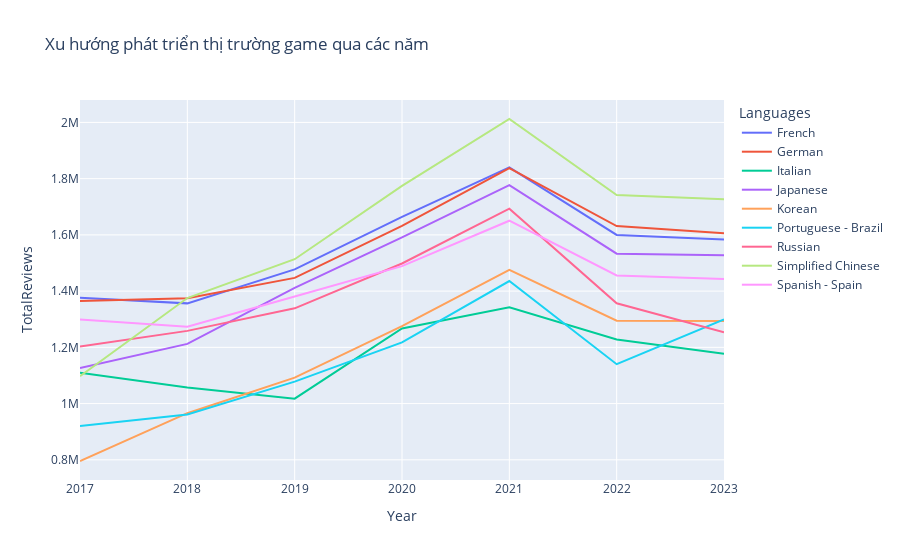

Here is the notebook cell this chart was saved with:
### Markdown cell above
Vẽ biểu đồ thể hiện xu hướng và kết luận

### Code cell
# Pivot the DataFrame to have years as columns, languages as index, and number of games as values
pivot_df = lang_df.pivot(index='Languages', columns='ReleaseYear', values='TotalReviews').fillna(0)

# Reset the index
pivot_df.reset_index(inplace=True)

# Melt the DataFrame to have one row per year-language combination
melted_df = pivot_df.melt(id_vars='Languages', var_name='Year', value_name='TotalReviews')

# Plot a line chart for each language using Plotly
fig = px.line(melted_df, x='Year', y='TotalReviews', color='Languages', title='Xu hướng phát triển thị trường game qua các năm')
fig.show()

### Figure 1 — Plotly figure (JSON) as saved in the notebook; plotly's stock layout.template omitted (floating-point values rounded to 4 significant figures)
{"data": [{"hovertemplate": "Languages=French<br>Year=%{x}<br>TotalReviews=%{y}<extra></extra>", "legendgroup": "French", "line": {"color": "#636efa", "dash": "solid"}, "marker": {"symbol": "circle"}, "mode": "lines", "name": "French", "orientation": "v", "showlegend": true, "type": "scatter", "x": [2017, 2018, 2019, 2020, 2021, 2022, 2023], "xaxis": "x", "y": [1376751, 1356440, 1477097, 1664230, 1840388, 1599787, 1583438], "yaxis": "y"}, {"hovertemplate": "Languages=German<br>Year=%{x}<br>TotalReviews=%{y}<extra></extra>", "legendgroup": "German", "line": {"color": "#EF553B", "dash": "solid"}, "marker": {"symbol": "circle"}, "mode": "lines", "name": "German", "orientation": "v", "showlegend": true, "type": "scatter", "x": [2017, 2018, 2019, 2020, 2021, 2022, 2023], "xaxis": "x", "y": [1364842, 1374569, 1446988, 1631824, 1837308, 1631390, 1605955], "yaxis": "y"}, {"hovertemplate": "Languages=Italian<br>Year=%{x}<br>TotalReviews=%{y}<extra></extra>", "legendgroup": "Italian", "line": {"color": "#00cc96", "dash": "solid"}, "marker": {"symbol": "circle"}, "mode": "lines", "name": "Italian", "orientation": "v", "showlegend": true, "type": "scatter", "x": [2017, 2018, 2019, 2020, 2021, 2022, 2023], "xaxis": "x", "y": [1109393, 1056818, 1017363, 1267389, 1342580, 1228257, 1177570], "yaxis": "y"}, {"hovertemplate": "Languages=Japanese<br>Year=%{x}<br>TotalReviews=%{y}<extra></extra>", "legendgroup": "Japanese", "line": {"color": "#ab63fa", "dash": "solid"}, "marker": {"symbol": "circle"}, "mode": "lines", "name": "Japanese", "orientation": "v", "showlegend": true, "type": "scatter", "x": [2017, 2018, 2019, 2020, 2021, 2022, 2023], "xaxis": "x", "y": [1126290, 1212342, 1411214, 1591162, 1777277, 1533338, 1527544], "yaxis": "y"}, {"hovertemplate": "Languages=Korean<br>Year=%{x}<br>TotalReviews=%{y}<extra></extra>", "legendgroup": "Korean", "line": {"color": "#FFA15A", "dash": "solid"}, "marker": {"symbol": "circle"}, "mode": "lines", "name": "Korean", "orientation": "v", "showlegend": true, "type": "scatter", "x": [2017, 2018, 2019, 2020, 2021, 2022, 2023], "xaxis": "x", "y": [795820, 965788, 1092173, 1275277, 1475429, 1294873, 1293624], "yaxis": "y"}, {"hovertemplate": "Languages=Portuguese - Brazil<br>Year=%{x}<br>TotalReviews=%{y}<extra></extra>", "legendgroup": "Portuguese - Brazil", "line": {"color": "#19d3f3", "dash": "solid"}, "marker": {"symbol": "circle"}, "mode": "lines", "name": "Portuguese - Brazil", "orientation": "v", "showlegend": true, "type": "scatter", "x": [2017, 2018, 2019, 2020, 2021, 2022, 2023], "xaxis": "x", "y": [920303, 961112, 1078032, 1217418, 1435718, 1140198, 1299140], "yaxis": "y"}, {"hovertemplate": "Languages=Russian<br>Year=%{x}<br>TotalReviews=%{y}<extra></extra>", "legendgroup": "Russian", "line": {"color": "#FF6692", "dash": "solid"}, "marker": {"symbol": "circle"}, "mode": "lines", "name": "Russian", "orientation": "v", "showlegend": true, "type": "scatter", "x": [2017, 2018, 2019, 2020, 2021, 2022, 2023], "xaxis": "x", "y": [1202959, 1258591, 1338698, 1498210, 1693168, 1356542, 1253993], "yaxis": "y"}, {"hovertemplate": "Languages=Simplified Chinese<br>Year=%{x}<br>TotalReviews=%{y}<extra></extra>", "legendgroup": "Simplified Chinese", "line": {"color": "#B6E880", "dash": "solid"}, "marker": {"symbol": "circle"}, "mode": "lines", "name": "Simplified Chinese", "orientation": "v", "showlegend": true, "type": "scatter", "x": [2017, 2018, 2019, 2020, 2021, 2022, 2023], "xaxis": "x", "y": [1097694, 1375362, 1513451, 1774130, 2012130, 1741597, 1726526], "yaxis": "y"}, {"hovertemplate": "Languages=Spanish - Spain<br>Year=%{x}<br>TotalReviews=%{y}<extra></extra>", "legendgroup": "Spanish - Spain", "line": {"color": "#FF97FF", "dash": "solid"}, "marker": {"symbol": "circle"}, "mode": "lines", "name": "Spanish - Spain", "orientation": "v", "showlegend": true, "type": "scatter", "x": [2017, 2018, 2019, 2020, 2021, 2022, 2023], "xaxis": "x", "y": [1298717, 1273457, 1380774, 1488875, 1650419, 1455878, 1442655], "yaxis": "y"}], "layout": {"legend": {"title": {"text": "Languages"}, "tracegroupgap": 0}, "title": {"text": "Xu hướng phát triển thị trường game qua các năm"}, "xaxis": {"anchor": "y", "domain": [0, 1], "title": {"text": "Year"}}, "yaxis": {"anchor": "x", "domain": [0, 1], "title": {"text": "TotalReviews"}}}}
